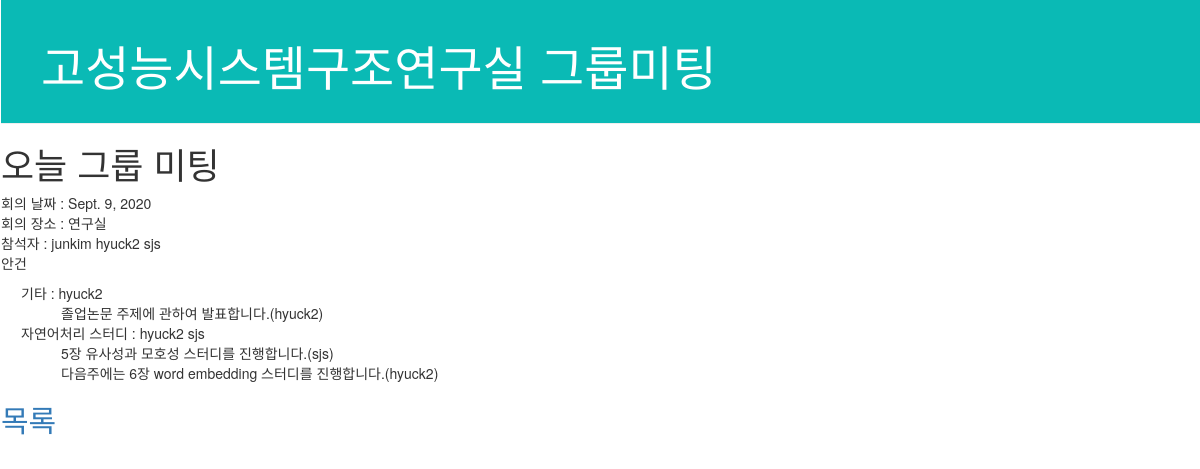
Screenshot of /group_meeting/ with the database file from the repository.
### group_meeting/models.py (models this page shows, shortened)
class Meeting(models.Model):
    id = models.AutoField(primary_key=True)
    author = models.ManyToManyField(settings.AUTH_USER_MODEL, related_name='author')
    date = models.DateField()
    attendent = models.ManyToManyField(settings.AUTH_USER_MODEL, related_name='attendent')
    place = models.CharField(max_length=200)
    topic = models.ManyToManyField('Topic')
    created = models.DateTimeField(auto_now_add=True)
    updated = models.DateTimeField(auto_now=True)
    class Meta:
        pass

class Topic(models.Model):
    id = models.AutoField(primary_key=True)
    category = models.ForeignKey('Category', on_delete=models.CASCADE)
    owner = models.ManyToManyField(settings.AUTH_USER_MODEL, related_name='owner')
    start_date = models.DateField()
    close_date = models.DateField()
    name = models.CharField(max_length=200)
    status_list = (
        ('진행', '진행중인 안건'),
        ('종료', '종료된 안건'),
        ('보류', '보류된 안건'),
    )
    status = models.CharField(max_length=200, choices=status_list)
    created = models.DateTimeField(auto_now_add=True)
    updated = models.DateTimeField(auto_now=True)
    def __str__(self):
        return self.name
    class Meta:
        pass

class Comment(models.Model):
    id = models.AutoField(primary_key=True)
    topic = models.ForeignKey('Topic', on_delete=models.CASCADE)
    parent = models.ForeignKey('Comment', on_delete=models.CASCADE, null=True, blank=True, default=0)
    author = models.ForeignKey(settings.AUTH_USER_MODEL, on_delete=models.CASCADE)
    description = models.CharField(max_length=200)
    created = models.DateTimeField(auto_now_add=True)
    updated = models.DateTimeField(auto_now=True)
    class Meta:
        pass

### group_meeting/views.py (the view)
# urls.py: path('', views.home, name = 'blog home'),
def home(request):
    today = Meeting.objects.order_by('-date')[0]
    comments = Comment.objects.filter(updated__range=(today.date-timedelta(days=7),today.date+timedelta(days=1)))
    return render(
        request,
        'group_meeting/home.html',
        {
            'today':today,
            'comments':comments,
        }
    )

### group_meeting/templates/group_meeting/home.html (shortened to what this page needs)
{% load static %}
<html>
    <head>
        <link rel="stylesheet" href="//maxcdn.bootstrapcdn.com/bootstrap/3.2.0/css/bootstrap.min.css">
        <link rel="stylesheet" href="//maxcdn.bootstrapcdn.com/bootstrap/3.2.0/css/bootstrap-theme.min.css">
        <link rel="stylesheet" href="{% static 'css/group_meeting.css' %}">
    </head>
    <body>
        <div class="page-header">
            <h1>고성능시스템구조연구실 그룹미팅</h1>
        </div>
        <div>
            <h1>
                오늘 그룹 미팅
            </h1>
            <p>
                회의 날짜 : {{today.date}}<br>
                회의 장소 : {{today.place}}<br>
                참석자    :
                    {%for a in today.attendent.all %}
                        {{a}}
                    {% endfor %}<br>
                안건
                    {%for t in today.topic.all %}
                        <div class="topic">
                            {{t}} :
                            {% for owner in t.owner.all%}
                                {{owner}}
                            {% endfor %}
                            {% for comment in comments %}
                                <div class = "comment">
                                    {% if comment.topic == t %}
                                        {{comment.description}}({{comment.author}})<br>
                                    {% endif%}
                                </div>
                            {% endfor %}
                        </div>
                    {% endfor %}
            </p>
        </div>
        <div>
            <h2>
                <a href="{% url 'list'%}">목록</a>
            </h2>
        </div>
    </body>
</html>

### group_meeting/static/css/group_meeting.css (style rules this page uses)
body { padding-left: 1px; }
.page-header { background-color: #0abab5; margin-top: 0; padding: 20px 20px 20px 40px; }
.page-header h1 { color: #ffffff; font-size: 36pt; }
.topic { margin-left: 20px; }
.comment { margin-left: 40px; }

### rows the page displays
Meeting: date "Sept. 9, 2020", place "연구실"
Topic: name "기타"
Comment: description "졸업논문 주제에 관하여 발표합니다.", author "hyuck2"
Topic: name "자연어처리 스터디"
Comment: description "5장 유사성과 모호성 스터디를 진행합니다.", author "sjs"
Comment: description "다음주에는 6장 word embedding 스터디를 진행합니다.", author "hyuck2"

### other values shown
{{ a }} "junkim"
{{ a }} "hyuck2"
{{ a }} "sjs"
{{ owner }} "hyuck2"
{{ owner }} "sjs"
